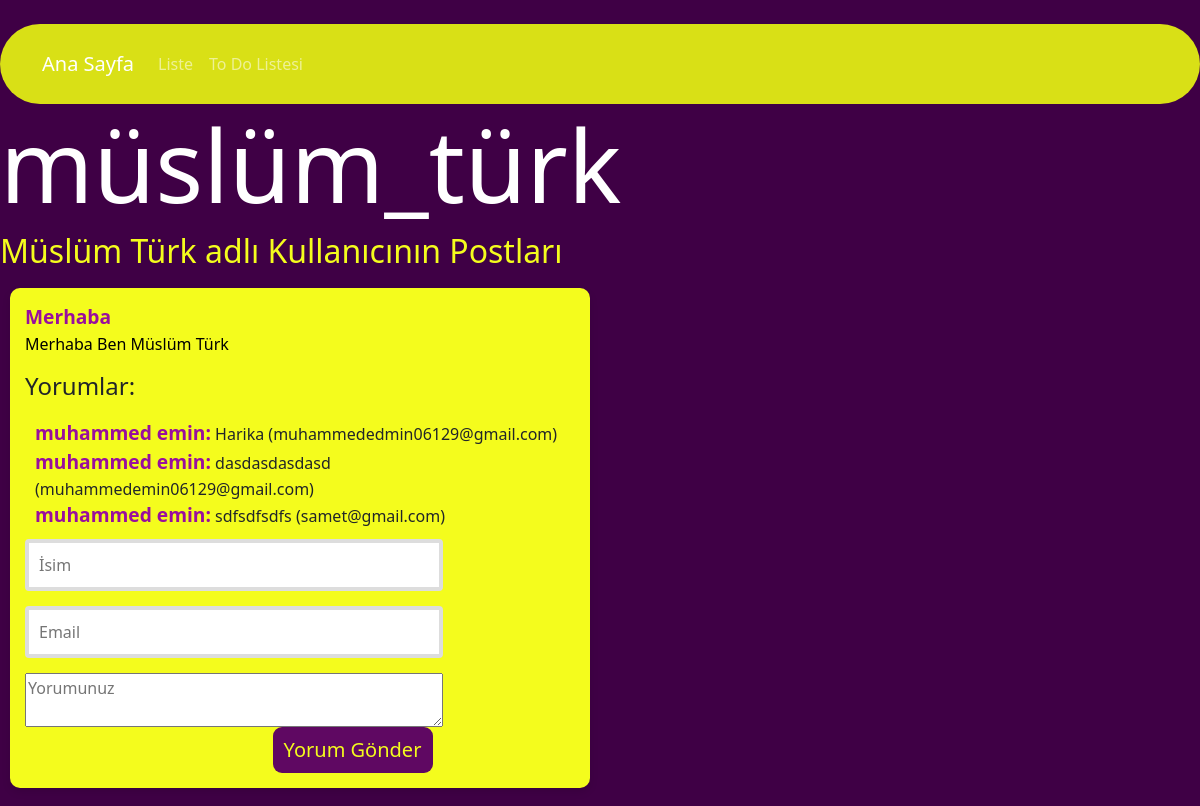
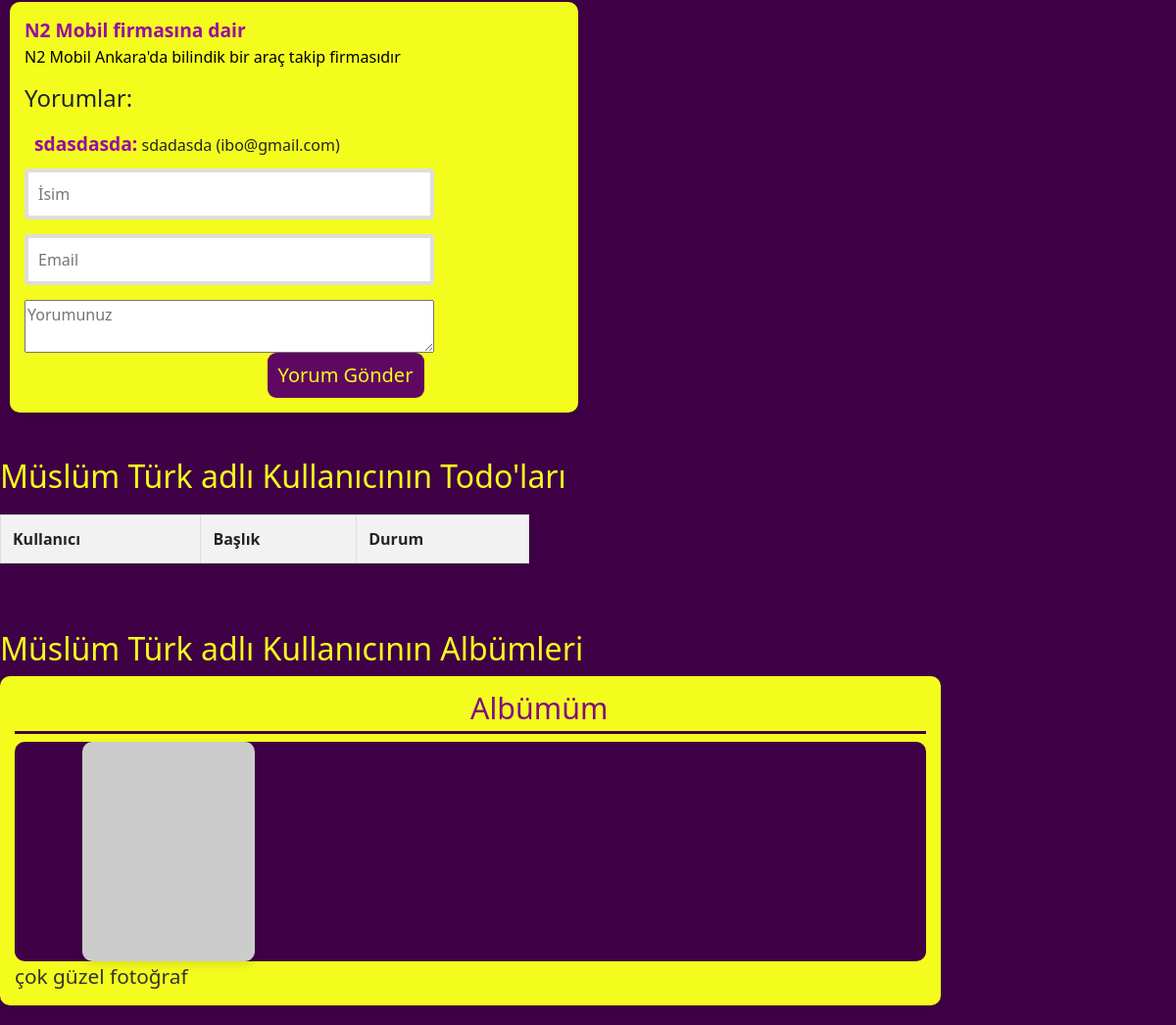
/user/1/details/, run on the app's committed database (2 pictures, top to bottom).
### kdapp/models.py (models this page shows, shortened)
class  User(models.Model):
    name=models.CharField(max_length=50)
    surname=models.CharField(max_length=50)
    username=models.CharField(max_length=30,editable=True)
    email=models.EmailField( max_length=254,null=True)
    adress=models.JSONField(default=dict, null=True, help_text="Adres bilgilerini JSON formatında giriniz.")
    phone=PhoneNumberField(max_length=17,default='N/A',null=True,blank=True)
    website=models.CharField(max_length=100)
    company=models.JSONField(default=dict,null=True)
    latitude = models.DecimalField(max_digits=9, decimal_places=6, null=True, blank=True)
    longitude = models.DecimalField(max_digits=9, decimal_places=6, null=True, blank=True)

class  Post(models.Model):
      user=models.ForeignKey(User,on_delete=models.CASCADE,related_name='posts')
      title=models.CharField(max_length=100)
      body=models.TextField()

class Comment(models.Model):
    post = models.ForeignKey('Post', on_delete=models.CASCADE, related_name='comments')
    user = models.ForeignKey(User, on_delete=models.CASCADE, related_name='comments',null=True, blank=True)
    name = models.CharField(max_length=255)
    email = models.EmailField()
    body = models.TextField()
    created_at = models.DateTimeField(auto_now_add=True)

class Album(models.Model):
       user=models.ForeignKey(User,on_delete=models.CASCADE,related_name='album')
       title=models.CharField(max_length=255)

class Photo(models.Model):
       album=models.ForeignKey(Album,on_delete=models.CASCADE,related_name='photo')
       title=models.CharField(max_length=255)
       url=models.URLField()
       thumbnailurl=models.URLField()

### kdapp/views.py (the view)
# urls.py: path('user/<int:user_id>/details/', views.KullaniciDetay, name='kullanicidetay'),
def KullaniciDetay(request, user_id):
    user = get_object_or_404(User, id=user_id)
    posts = Post.objects.filter(user=user)
    albums = Album.objects.filter(user=user)
    todos=ToDo.objects.filter(user=user)
    album_photos = []
    for album in albums:
        photos = Photo.objects.filter(album=album)
        album_photos.append({
            'album': album,
            'photos': photos,
        })
    return render(request, 'kullanicidetay.html', {
        'user': user,
        'posts': posts,
        'album_photos': album_photos,
        'todos':todos,
    })

### kdapp/templates/kullanicidetay.html (shortened to what this page needs)
{% extends "base.html" %}
{% load static %}
{% block css_files %}
<link rel="stylesheet" href="{% static  'kdapp/css/style1.css' %}">
{% endblock %}
{%block content%}
<h1 class="kullaniciadi">{{ user.username }}</h1>
<h2 class="kullanicipost">{{ user.name }} {{ user.surname }}  adlı Kullanıcının  Postları </h2>
  <div class="post-section">
    <ul>
        {% for post in posts %}
            <li class="post">
                <strong>{{ post.title }}</strong><br>
                <p>{{ post.body }}</p>
                <h4>Yorumlar:</h4>
                <ul>
                    {% for comment in post.comments.all %}
                        <li>
                            <strong>{{ comment.name }}:</strong> {{ comment.body }} ({{ comment.email }})
                        </li>
                    {% empty %}
                        <li>Henüz yorum yok.</li>
                    {% endfor %}
                </ul>
                <form method="POST">
                    <input type="text" class ="isimyaz" name="name" placeholder="İsim" required>
                    <input type="email" class="emailyaz" name="email" placeholder="Email" required>
                    <textarea name="body"  class="yorumyaz"placeholder="Yorumunuz" required></textarea>
                    <button type="submit" class="yorumgönder">Yorum Gönder</button>
                </form>
            </li>
        {% empty %}
            <li>Bu kullanıcı henüz post paylaşmamış.</li>
        {% endfor %}
    </ul>
</div>
<h2>{{ user.name }} {{ user.surname }}   adlı Kullanıcının  Todo'ları</h2>
<div class="detaytodo">
    <table>
        <thead>
            <tr>
                <th>Kullanıcı</th>
                <th>Başlık</th>
                <th>Durum</th>
            </tr>
        </thead>
    </table>
</div>
<br><br>
<h2>{{ user.name }} {{ user.surname }}   adlı Kullanıcının  Albümleri</h2>
<div class="album-section">
    {% for album_data in album_photos %}
        <div class="album">
            <h3>{{ album_data.album.title }}</h3>
            <ul>
                {% for photo in album_data.photos %}
                    <li>
                        <img src="{{ photo.thumbnailurl }}" alt="">
                        <p>{{ photo.title }}</p>
                    </li>
                {% empty %}
                    <li>Bu albümde fotoğraf yok.</li>
                {% endfor %}
            </ul>
        </div>
    {% endfor %}
</div>
{% endblock %}

### templates/base.html (shortened to what this page needs)
{%  load  static  %}
<!DOCTYPE html>
<html lang="en">
<head>
    <link href="https://cdn.jsdelivr.net/npm/bootstrap@5.1.3/dist/css/bootstrap.min.css" rel="stylesheet">
    <link rel="stylesheet" href="{%  static 'css/base.css'  %}">
    {% block css_files %}{% endblock %}
</head>
<body>
    {% include 'partials/_navbar.html'   %}
{% block content %}
{% endblock %}
</body>
</html>

### templates/partials/_navbar.html
<nav class="navbar navbar-dark    navbar-expand-lg">
    <div class="container">
        <a href="{% url 'kullanici' %}" class="navbar-brand">Ana Sayfa </a>
        <ul class="navbar-nav me-auto">
            <li class="nav-item">
                 <a href="{% url 'kullaniciliste' %}"class="nav-link">Liste</a>
            </li>
            <li class="nav-item">
                <a href="{% url 'kullanicitodoekle' %}"class="nav-link">To Do Listesi</a>
           </li>
        </ul>
    </div>
</nav>

### static/css/base.css (style rules this page uses)
body { background-color:#3f0045; }
a.navbar-brand { font-weight: normal; }
img { width: 250px; height: 300px; margin-left: 39%; }
.nav-link { font-weight: normal; }
nav.navbar.navbar-dark { background-color: rgb(217, 224, 22); height: 10vh; border-radius: 50px; margin-top: 2%; }
table { width: 100%; border-collapse: collapse; margin: 20px 0; font-size: 16px; text-align: left; }
table, th, td { border: 1px solid #ddd; }
th, td { padding: 12px; }
th { background-color: #f2f2f2; font-weight: bold; }
tr { background-color: #ffffff; }
button { padding: 8px; background-color: rgba(244, 252, 29); color: #5f0862;; font-size: 20px; border: 2px; border-radius: 9px; cursor: pointer; width: 20vh; margin-left:45% ; }
.post-section { max-width: 600px; background-color: #3f0045; }
.post-section ul { list-style-type: none; padding: 10px; }
.post { background-color:rgba(244, 252, 29); border-radius: 10px; box-shadow: 0 4px 8px rgba(0, 0, 0, 0.1); padding: 15px; margin-bottom: 20px; transition: transform 0.2s; }
.post strong { font-size: 1.2em; color: #990e9e; }
.post p { font-size: 1em; color:#000000; }
.album-section { width: 80%; background-color:rgba(244, 252, 29); border-radius: 10px; box-shadow: 0 4px 8px rgba(0, 0, 0, 0.1); padding: 15px; margin-bottom: 20px; transition: transform 0.2s; }
.album { margin-bottom: 30px; }
.album h3 { font-size: 1.9em; color: #7f0d83; padding-left: 50%; border-bottom: 3px solid #3f0045; padding-bottom: 5px; }
.album ul { border-radius: 10px; background-color: #3f0045; list-style-type: none; padding: 0; display: flex; flex-wrap: wrap; }
.album li { text-align: center; }
.album img { width: 100%; height: 100%; border-radius: 10px; object-fit: cover; transition: transform 0.2s; box-shadow: 0 4px 8px rgba(0, 0, 0, 0.1); }
.album p { font-size: 1.3em; color: #333; }
input[type="text"] { padding: 10px; margin-bottom: 15px; border-radius: 4px; border: 4px solid #ddd; font-size: 16px; }
input[type="email"] { padding: 10px; margin-bottom: 15px; border-radius: 4px; border: 4px solid #ddd; font-size: 16px; }

### kdapp/static/kdapp/css/style1.css (style rules this page uses)
h1 { color: #f8f8f8; font-size: 100px; }
h2 { color: rgba(244, 252, 29); }
a { color: #5f0862; font-weight: bolder; text-decoration:none; }
form { display: flex; flex-direction: column; }
.kullaniciadi { color: #ffffff; font-size: 100px; }
.kullanicipost { color: rgba(244, 252, 29); }
.yorumgönder { background-color: #5f0862; color: rgba(244, 252, 29); }
.isimyaz { width: 76%; padding: 10px; margin-bottom: 15px; border-radius: 4px; border: 4px solid #ddd; font-size: 16px; }
.emailyaz { width: 76%; padding: 10px; margin-bottom: 15px; border-radius: 4px; border: 4px solid #ddd; font-size: 16px; }
.yorumyaz { width: 76%; }
.detaytodo { background-color: rgba(244, 252, 29); width: 45%; border-radius: 10px; box-shadow: 0 4px 8px rgba(0, 0, 0, 0.1); transition: transform 0.2s; }
.isimyaz { padding: 10px; margin-bottom: 15px; border-radius: 4px; border: 4px solid #ddd; font-size: 16px; }

### data on the page
User: username "müslüm_türk", name "Müslüm", surname "Türk"
Post: title "Merhaba", body "Merhaba Ben Müslüm Türk"
Comment: name "muhammed emin", body "Harika", email "muhammededmin06129@gmail.com"
Comment: name "muhammed emin", body "dasdasdasdasd", email "muhammedemin06129@gmail.com"
Comment: name "muhammed emin", body "sdfsdfsdfs", email "samet@gmail.com"
Post: title "N2 Mobil firmasına dair", body "N2 Mobil Ankara'da bilindik bir araç takip firmasıdır"
Comment: name "sdasdasda", body "sdadasda", email "ibo@gmail.com"
Album: album "Albümüm"
Photo: title "çok güzel fotoğraf"
